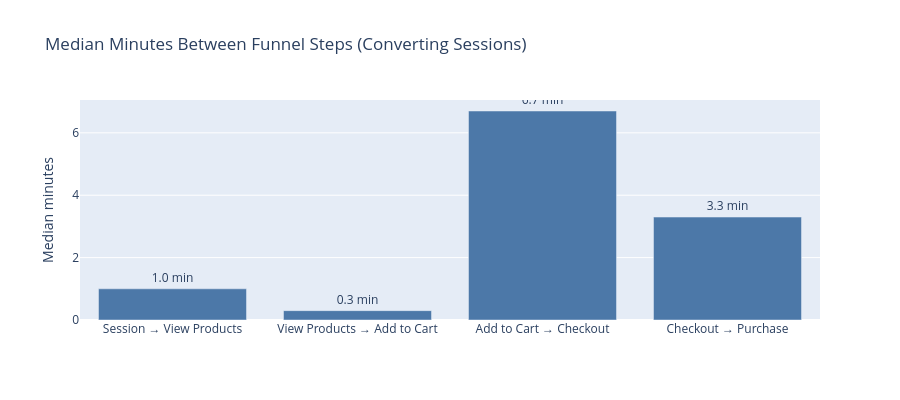

Notebook cell for this chart:
### Code cell
# ── Section 3.6: Time-to-convert chart ───────────────────────────────────────
ttc_steps = pd.DataFrame({
    "transition": [
        "Session → View Products",
        "View Products → Add to Cart",
        "Add to Cart → Checkout",
        "Checkout → Purchase",
    ],
    "median_min": [float(ttc_df[c].iloc[0]) for c in ("p50_s_to_v", "p50_v_to_c", "p50_c_to_k", "p50_k_to_p")],
})

fig_ttc = px.bar(
    ttc_steps, x="transition", y="median_min",
    title="Median Minutes Between Funnel Steps (Converting Sessions)",
    labels={"median_min": "Median minutes", "transition": ""},
    text="median_min", color_discrete_sequence=["#4C78A8"],
)
fig_ttc.update_traces(texttemplate="%{text:.1f} min", textposition="outside")
fig_ttc.update_layout(height=400, showlegend=False)
fig_ttc.show()

### Figure 1 — Plotly figure (JSON) as saved in the notebook; plotly's stock layout.template omitted (floating-point values rounded to 4 significant figures)
{"data": [{"hovertemplate": "=%{x}<br>Median minutes=%{text}<extra></extra>", "legendgroup": "", "marker": {"color": "#4C78A8", "pattern": {"shape": ""}}, "name": "", "orientation": "v", "showlegend": false, "text": [1.0, 0.3, 6.7, 3.3], "textposition": "outside", "texttemplate": "%{text:.1f} min", "type": "bar", "x": ["Session → View Products", "View Products → Add to Cart", "Add to Cart → Checkout", "Checkout → Purchase"], "xaxis": "x", "y": [1.0, 0.3, 6.7, 3.3], "yaxis": "y"}], "layout": {"barmode": "relative", "height": 400, "legend": {"tracegroupgap": 0}, "showlegend": false, "title": {"text": "Median Minutes Between Funnel Steps (Converting Sessions)"}, "xaxis": {"anchor": "y", "domain": [0.0, 1.0], "title": {"text": ""}}, "yaxis": {"anchor": "x", "domain": [0.0, 1.0], "title": {"text": "Median minutes"}}}}
